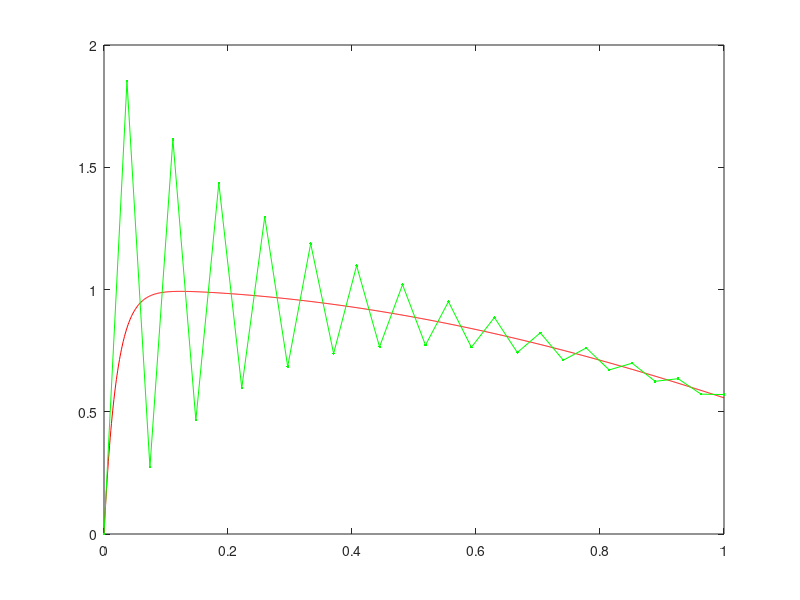
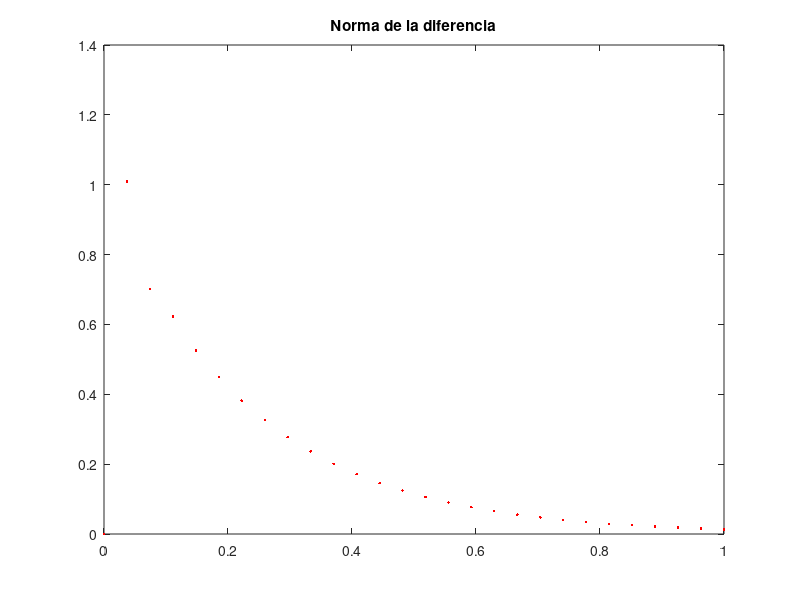

MATLAB code to generate these figures, in order:
mu =50;
f = @(t,x) -mu*(x-cos(t));
fexacta = @(t) mu^2/(1+mu^2)*(cos(t)-exp(-mu*t)+1/mu*sin(t));
intervalo=[0,1];
x0=0;
N=27;

h = (intervalo(2)-intervalo(1))/N;
x=0; t=0;
t(1) = intervalo(1);
x(1,:) = x0;

for i=1:1:N
    x(i+1,:) = x(i,:) + h*f(t(i),x(i,:))';
    t(i+1) = t(i) + h;
end
t = t';

figure
plot(linspace(0,1,1e3),fexacta(linspace(0,1,1e3)),'r-')
hold on
plot(t,x,'g.-')
xlim([intervalo(1),intervalo(2)])
figure, plot(t,abs(x-fexacta(t)),'r.'), title ('Norma de la diferencia'), xlim([intervalo(1),intervalo(2)])
